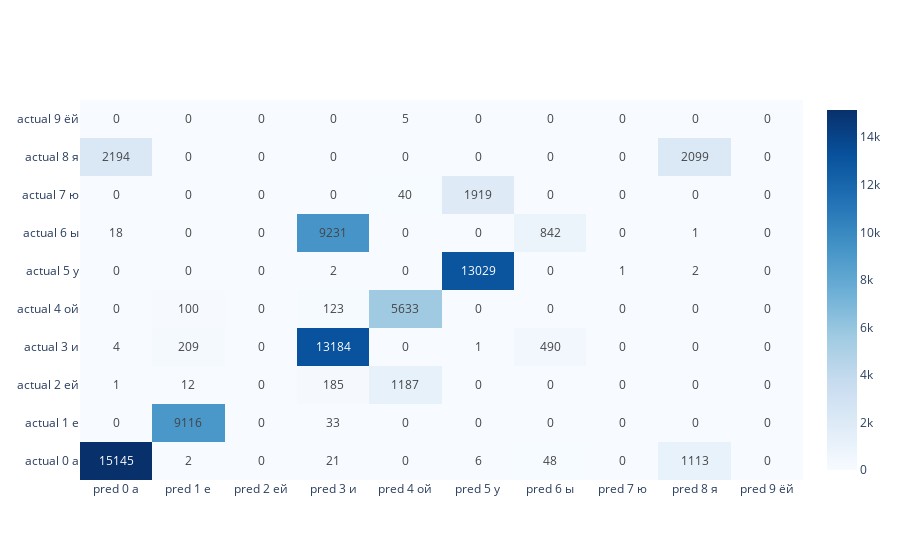
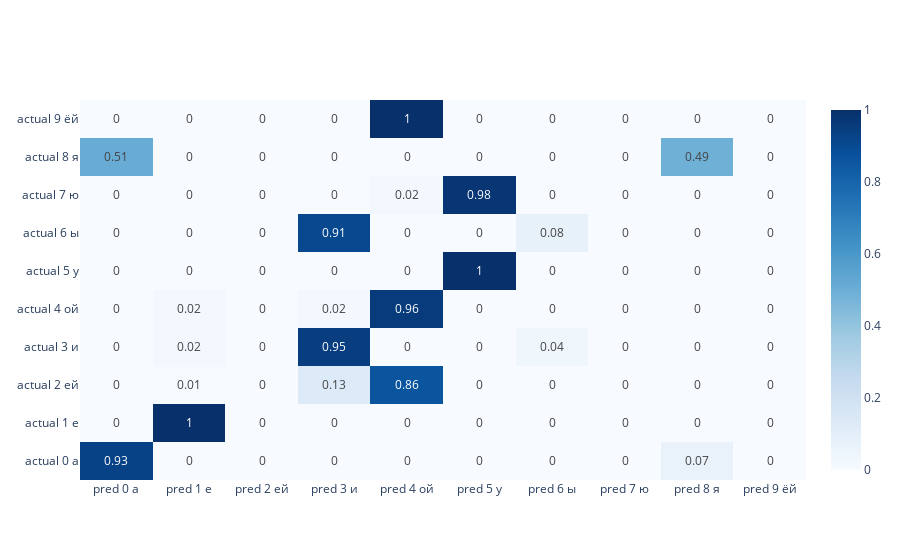

The code cell stored with these charts, in order, in its notebook:
### Code cell
job_name = 'datasphere/agreementproject/job_info/job_agreementproject_17:37:48.202196.txt'
metrics, result_df, y_true, y_pred, tasks = get_training_results(bucket,job_name, project_name)


plot_metrics(metrics, tasks[0])
sorted_nums = sorted(list(y_true.unique()))
cm = pd.DataFrame(
    confusion_matrix(y_true, y_pred,
                        # normalize='true'
                     ).round(2),
    columns=[f'pred {n} {end_by_num[n]}' for n in sorted_nums],
    index=[f'actual {n} {end_by_num[n]}' for n in sorted_nums]
)
plot_cm(cm)
cm = pd.DataFrame(
    confusion_matrix(y_true, y_pred,
                        normalize='true'
                     ).round(2),
    columns=[f'pred {n} {end_by_num[n]}' for n in sorted_nums],
    index=[f'actual {n} {end_by_num[n]}' for n in sorted_nums]
)
plot_cm(cm)

### Figure 1 — Plotly figure (JSON) as saved in the notebook; plotly's stock layout.template omitted (floating-point values rounded to 4 significant figures)
{"data": [{"colorscale": [[0, "rgb(247,251,255)"], [0.125, "rgb(222,235,247)"], [0.25, "rgb(198,219,239)"], [0.375, "rgb(158,202,225)"], [0.5, "rgb(107,174,214)"], [0.625, "rgb(66,146,198)"], [0.75, "rgb(33,113,181)"], [0.875, "rgb(8,81,156)"], [1, "rgb(8,48,107)"]], "text": [[15145, 2, 0, 21, 0, 6, 48, 0, 1113, 0], [0, 9116, 0, 33, 0, 0, 0, 0, 0, 0], [1, 12, 0, 185, 1187, 0, 0, 0, 0, 0], [4, 209, 0, 13184, 0, 1, 490, 0, 0, 0], [0, 100, 0, 123, 5633, 0, 0, 0, 0, 0], [0, 0, 0, 2, 0, 13029, 0, 1, 2, 0], [18, 0, 0, 9231, 0, 0, 842, 0, 1, 0], [0, 0, 0, 0, 40, 1919, 0, 0, 0, 0], [2194, 0, 0, 0, 0, 0, 0, 0, 2099, 0], [0, 0, 0, 0, 5, 0, 0, 0, 0, 0]], "texttemplate": "%{text}", "type": "heatmap", "x": ["pred 0 а", "pred 1 е", "pred 2 ей", "pred 3 и", "pred 4 ой", "pred 5 у", "pred 6 ы", "pred 7 ю", "pred 8 я", "pred 9 ёй"], "y": ["actual 0 а", "actual 1 е", "actual 2 ей", "actual 3 и", "actual 4 ой", "actual 5 у", "actual 6 ы", "actual 7 ю", "actual 8 я", "actual 9 ёй"], "z": [[15145, 2, 0, 21, 0, 6, 48, 0, 1113, 0], [0, 9116, 0, 33, 0, 0, 0, 0, 0, 0], [1, 12, 0, 185, 1187, 0, 0, 0, 0, 0], [4, 209, 0, 13184, 0, 1, 490, 0, 0, 0], [0, 100, 0, 123, 5633, 0, 0, 0, 0, 0], [0, 0, 0, 2, 0, 13029, 0, 1, 2, 0], [18, 0, 0, 9231, 0, 0, 842, 0, 1, 0], [0, 0, 0, 0, 40, 1919, 0, 0, 0, 0], [2194, 0, 0, 0, 0, 0, 0, 0, 2099, 0], [0, 0, 0, 0, 5, 0, 0, 0, 0, 0]]}], "layout": {}}

### Figure 2 — Plotly figure (JSON) as saved in the notebook; plotly's stock layout.template omitted (floating-point values rounded to 4 significant figures)
{"data": [{"colorscale": [[0, "rgb(247,251,255)"], [0.125, "rgb(222,235,247)"], [0.25, "rgb(198,219,239)"], [0.375, "rgb(158,202,225)"], [0.5, "rgb(107,174,214)"], [0.625, "rgb(66,146,198)"], [0.75, "rgb(33,113,181)"], [0.875, "rgb(8,81,156)"], [1, "rgb(8,48,107)"]], "text": [[0.93, 0, 0, 0, 0, 0, 0, 0, 0.07, 0], [0, 1, 0, 0, 0, 0, 0, 0, 0, 0], [0, 0.01, 0, 0.13, 0.86, 0, 0, 0, 0, 0], [0, 0.02, 0, 0.95, 0, 0, 0.04, 0, 0, 0], [0, 0.02, 0, 0.02, 0.96, 0, 0, 0, 0, 0], [0, 0, 0, 0, 0, 1, 0, 0, 0, 0], [0, 0, 0, 0.91, 0, 0, 0.08, 0, 0, 0], [0, 0, 0, 0, 0.02, 0.98, 0, 0, 0, 0], [0.51, 0, 0, 0, 0, 0, 0, 0, 0.49, 0], [0, 0, 0, 0, 1, 0, 0, 0, 0, 0]], "texttemplate": "%{text}", "type": "heatmap", "x": ["pred 0 а", "pred 1 е", "pred 2 ей", "pred 3 и", "pred 4 ой", "pred 5 у", "pred 6 ы", "pred 7 ю", "pred 8 я", "pred 9 ёй"], "y": ["actual 0 а", "actual 1 е", "actual 2 ей", "actual 3 и", "actual 4 ой", "actual 5 у", "actual 6 ы", "actual 7 ю", "actual 8 я", "actual 9 ёй"], "z": [[0.93, 0, 0, 0, 0, 0, 0, 0, 0.07, 0], [0, 1, 0, 0, 0, 0, 0, 0, 0, 0], [0, 0.01, 0, 0.13, 0.86, 0, 0, 0, 0, 0], [0, 0.02, 0, 0.95, 0, 0, 0.04, 0, 0, 0], [0, 0.02, 0, 0.02, 0.96, 0, 0, 0, 0, 0], [0, 0, 0, 0, 0, 1, 0, 0, 0, 0], [0, 0, 0, 0.91, 0, 0, 0.08, 0, 0, 0], [0, 0, 0, 0, 0.02, 0.98, 0, 0, 0, 0], [0.51, 0, 0, 0, 0, 0, 0, 0, 0.49, 0], [0, 0, 0, 0, 1, 0, 0, 0, 0, 0]]}], "layout": {}}
